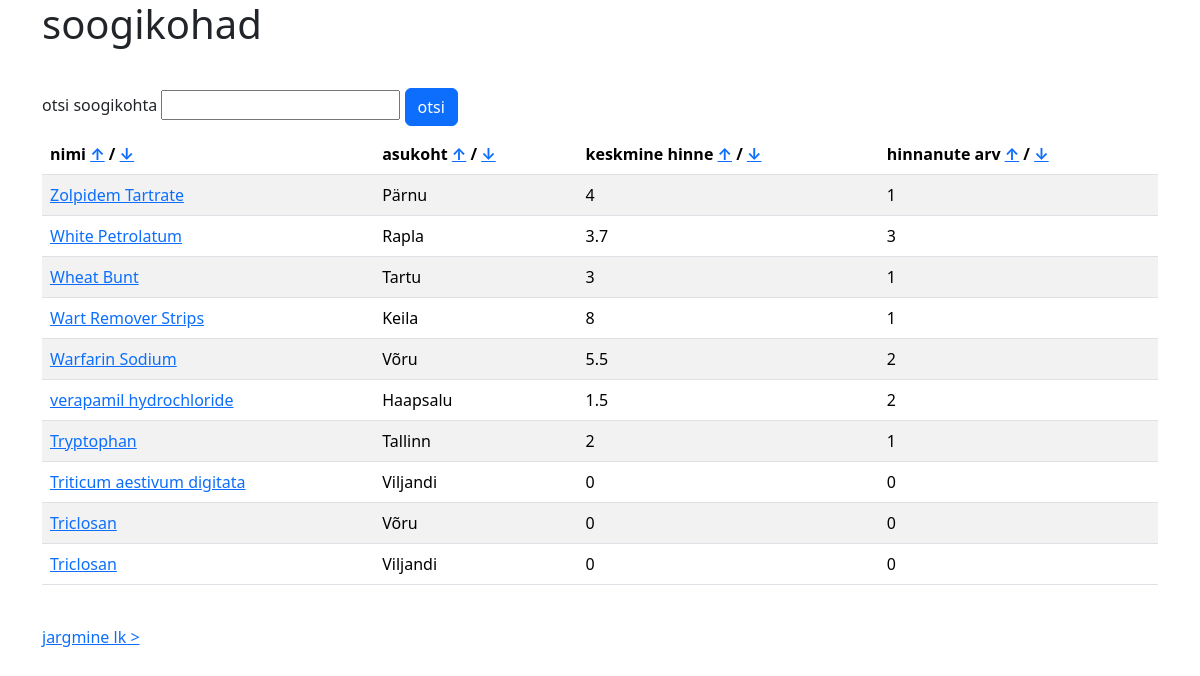
Screenshot of /?sort=nimi&order=desc with the database file from the repository.
### tables this page shows
CREATE TABLE `kohad` (
  `id` int(255) NOT NULL,
  `nimi` varchar(255) NOT NULL,
  `asukoht` varchar(255) NOT NULL,
  `keskmine_hinne` float NOT NULL,
  `hinnanute_arv` int(255) NOT NULL,
  `tyyp` varchar(255) NOT NULL
);

### index.php (the view, shortened to what this page needs)
<?php include ("config.php"); session_start(); ?>
<!DOCTYPE html>
<html lang="et">
<head>
    <link
        href="https://cdn.jsdelivr.net/npm/bootstrap@5.3.2/dist/css/bootstrap.min.css" rel="stylesheet"
    >
</head>
<body>
    <div class="container">
        <h1>soogikohad</h1>
        <br>
        <form method="get">
            <label for="otsi">otsi soogikohta</label>
            <input type="text" name="otsi" id="otsi">
            <input type="submit" class="btn btn-primary my-2" value="otsi">
        </form>
        <table class="table table-striped">
            <thead>
                <tr>
                    <th scope="col">nimi <a href="?sort=nimi&order=asc">↑</a> / <a href="?sort=nimi&order=desc">↓</a></th>
                    <th scope="col">asukoht <a href="?sort=asukoht&order=asc">↑</a> / <a href="?sort=asukoht&order=desc">↓</a></th>
                    <th scope="col">keskmine hinne <a href="?sort=keskmine_hinne&order=asc">↑</a> / <a href="?sort=keskmine_hinne&order=desc">↓</a></th>
                    <th scope="col">hinnanute arv <a href="?sort=hinnanute_arv&order=asc">↑</a> / <a href="?sort=hinnanute_arv&order=desc">↓</a></th>
                </tr>
            </thead>
            <tbody>
                <?php
                $lehesuur = 10;
                if (isset($_GET['lehekylg'])) {
                    $lehekylg = $_GET['lehekylg'];
                } else {
                    $lehekylg = 1;
                }
                $start = ($lehekylg-1) * $lehesuur;
                $sort = isset($_GET['sort']) ? $_GET['sort'] : 'nimi';
                $order = isset($_GET['order']) ? $_GET['order'] : 'asc';
                $otsi = isset($_GET['otsi']) ? $_GET['otsi'] : '';
                $otsisql = $otsi ? "WHERE nimi LIKE '%$otsi%'" : '';
                $sqlparing1 = "SELECT * FROM kohad $otsisql ORDER BY $sort $order LIMIT $start, $lehesuur";
                $result = $yhendus -> query($sqlparing1);
                if ($result -> num_rows > 0){
                    while ($row = $result -> fetch_assoc()){
                        $id = $row['id'];
                        $hinnanutearvparing = "SELECT COUNT(*) as hinnanute_arv FROM hinnangud WHERE id_koht = '$id'";
                        $Hvastus = $yhendus -> query($hinnanutearvparing);
                        $hinnanuteArv = $Hvastus -> fetch_assoc()['hinnanute_arv'];
                        $Khinneparing = "SELECT AVG(hinnang) as keskmine_hinne FROM hinnangud WHERE id_koht = '$id'";
                        $Khinnevastus = $yhendus ->  query($Khinneparing);
                        $Khinne = $Khinnevastus -> fetch_assoc()['keskmine_hinne'];
                        ?>
                        <tr>
                            <td><a href="hinnang.php?koht= <?php echo urlencode($id); ?> "> <?php echo $row["nimi"]; ?> </a></td>
                            <td> <?php echo $row["asukoht"]; ?> </td>
                            <td> <?php echo round($Khinne, 1);?> </td>
                            <td> <?php echo $hinnanuteArv; ?> </td>
                        </tr>
                        <?php
                    }
                }
                ?>
            </tbody>
        </table>
        <?php
        $jargminelehekylg = $lehekylg + 1;
        if ($result->num_rows == $lehesuur) {
            echo "<a href='?lehekylg=$jargminelehekylg'><br> jargmine lk &gt;</a>";
        }
        ?>
    </div>
    </body>
</html>

### rows the page displays
kohad: nimi "Zolpidem Tartrate", asukoht "Pärnu", Khinne "4", hinnanuteArv "1"
kohad: nimi "White Petrolatum", asukoht "Rapla", Khinne "3.7", hinnanuteArv "3"
kohad: nimi "Wheat Bunt", asukoht "Tartu", Khinne "3", hinnanuteArv "1"
kohad: nimi "Wart Remover Strips", asukoht "Keila", Khinne "8", hinnanuteArv "1"
kohad: nimi "Warfarin Sodium", asukoht "Võru", Khinne "5.5", hinnanuteArv "2"
kohad: nimi "verapamil hydrochloride", asukoht "Haapsalu", Khinne "1.5", hinnanuteArv "2"
kohad: nimi "Tryptophan", asukoht "Tallinn", Khinne "2", hinnanuteArv "1"
kohad: nimi "Triticum aestivum digitata", asukoht "Viljandi", Khinne "0", hinnanuteArv "0"
kohad: nimi "Triclosan", asukoht "Võru", Khinne "0", hinnanuteArv "0"
kohad: nimi "Triclosan", asukoht "Viljandi", Khinne "0", hinnanuteArv "0"
